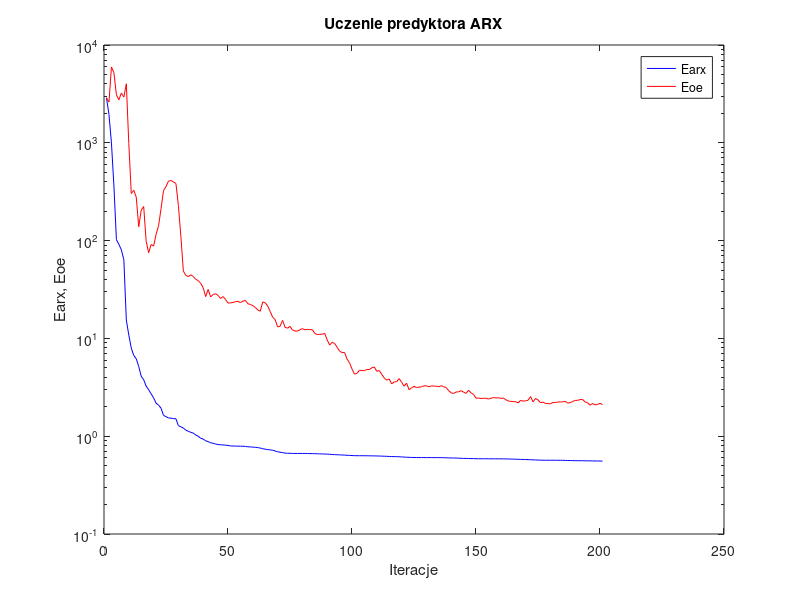
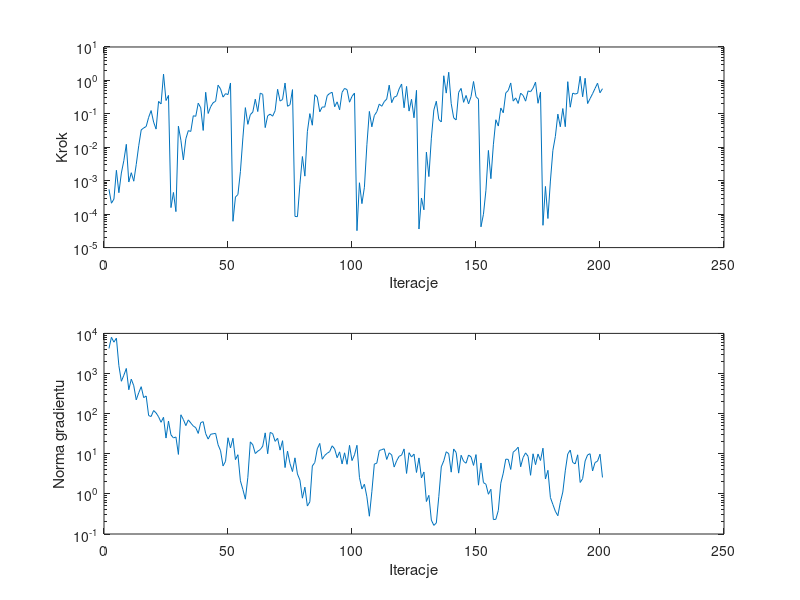

Recreate these plots in MATLAB, in order.
%uczenie predyktora arx
clear all;
n=0; farx(n+1)=2.893048e+003; foe(n+1)=2.878257e+003; wspucz(n+1)=0.000000e+000; ng(n+1)=0.000000e+000;
%odnowa zmiennej metryki
n=1; farx(n+1)=1.949200e+003; foe(n+1)=2.611685e+003; krok(n+1)=5.534736e-004; ng(n+1)=4.206565e+003;
n=2; farx(n+1)=9.967269e+002; foe(n+1)=5.964210e+003; krok(n+1)=2.125792e-004; ng(n+1)=7.995808e+003;
n=3; farx(n+1)=3.613768e+002; foe(n+1)=5.209266e+003; krok(n+1)=2.825558e-004; ng(n+1)=6.038132e+003;
n=4; farx(n+1)=1.023599e+002; foe(n+1)=3.094189e+003; krok(n+1)=2.050616e-003; ng(n+1)=7.611733e+003;
n=5; farx(n+1)=9.163602e+001; foe(n+1)=2.749734e+003; krok(n+1)=4.379918e-004; ng(n+1)=1.566238e+003;
n=6; farx(n+1)=8.040896e+001; foe(n+1)=3.232221e+003; krok(n+1)=1.700633e-003; ng(n+1)=6.412190e+002;
n=7; farx(n+1)=6.372826e+001; foe(n+1)=2.936685e+003; krok(n+1)=4.011567e-003; ng(n+1)=9.053803e+002;
n=8; farx(n+1)=1.540899e+001; foe(n+1)=4.012885e+003; krok(n+1)=1.226153e-002; ng(n+1)=1.337340e+003;
n=9; farx(n+1)=1.081576e+001; foe(n+1)=9.805641e+002; krok(n+1)=9.143281e-004; ng(n+1)=3.942857e+002;
n=10; farx(n+1)=7.954673e+000; foe(n+1)=3.027849e+002; krok(n+1)=1.736904e-003; ng(n+1)=7.254409e+002;
n=11; farx(n+1)=6.700857e+000; foe(n+1)=3.269614e+002; krok(n+1)=9.676040e-004; ng(n+1)=4.952850e+002;
n=12; farx(n+1)=6.195593e+000; foe(n+1)=2.781955e+002; krok(n+1)=3.065383e-003; ng(n+1)=2.204944e+002;
n=13; farx(n+1)=5.168786e+000; foe(n+1)=1.386095e+002; krok(n+1)=1.109636e-002; ng(n+1)=3.317350e+002;
n=14; farx(n+1)=4.106730e+000; foe(n+1)=2.046838e+002; krok(n+1)=3.300845e-002; ng(n+1)=4.695185e+002;
n=15; farx(n+1)=3.781770e+000; foe(n+1)=2.234259e+002; krok(n+1)=3.794480e-002; ng(n+1)=2.506023e+002;
n=16; farx(n+1)=3.251209e+000; foe(n+1)=9.849040e+001; krok(n+1)=4.171622e-002; ng(n+1)=2.758174e+002;
n=17; farx(n+1)=2.987644e+000; foe(n+1)=7.507745e+001; krok(n+1)=7.866273e-002; ng(n+1)=8.940098e+001;
n=18; farx(n+1)=2.715961e+000; foe(n+1)=9.134279e+001; krok(n+1)=1.254000e-001; ng(n+1)=8.485410e+001;
n=19; farx(n+1)=2.464649e+000; foe(n+1)=8.784862e+001; krok(n+1)=5.680644e-002; ng(n+1)=1.195781e+002;
n=20; farx(n+1)=2.174349e+000; foe(n+1)=1.159578e+002; krok(n+1)=3.497807e-002; ng(n+1)=1.042372e+002;
n=21; farx(n+1)=2.081340e+000; foe(n+1)=1.417726e+002; krok(n+1)=2.357265e-001; ng(n+1)=8.346024e+001;
n=22; farx(n+1)=1.930530e+000; foe(n+1)=2.122814e+002; krok(n+1)=1.981558e-001; ng(n+1)=6.087345e+001;
n=23; farx(n+1)=1.631948e+000; foe(n+1)=3.247253e+002; krok(n+1)=1.542748e+000; ng(n+1)=8.114002e+001;
n=24; farx(n+1)=1.584695e+000; foe(n+1)=3.565791e+002; krok(n+1)=2.502884e-001; ng(n+1)=2.461000e+001;
n=25; farx(n+1)=1.536787e+000; foe(n+1)=4.062477e+002; krok(n+1)=3.556863e-001; ng(n+1)=6.527699e+001;
%odnowa zmiennej metryki
n=26; farx(n+1)=1.529244e+000; foe(n+1)=4.112943e+002; krok(n+1)=1.568984e-004; ng(n+1)=2.962063e+001;
n=27; farx(n+1)=1.511382e+000; foe(n+1)=3.981657e+002; krok(n+1)=4.465528e-004; ng(n+1)=2.480761e+001;
n=28; farx(n+1)=1.507536e+000; foe(n+1)=3.837109e+002; krok(n+1)=1.191612e-004; ng(n+1)=2.621517e+001;
n=29; farx(n+1)=1.280827e+000; foe(n+1)=2.284825e+002; krok(n+1)=4.277073e-002; ng(n+1)=9.624344e+000;
n=30; farx(n+1)=1.246246e+000; foe(n+1)=1.097519e+002; krok(n+1)=1.626130e-002; ng(n+1)=9.364218e+001;
n=31; farx(n+1)=1.211944e+000; foe(n+1)=4.870932e+001; krok(n+1)=4.201739e-003; ng(n+1)=7.143597e+001;
n=32; farx(n+1)=1.154084e+000; foe(n+1)=4.417124e+001; krok(n+1)=1.799391e-002; ng(n+1)=5.024714e+001;
n=33; farx(n+1)=1.121664e+000; foe(n+1)=4.287527e+001; krok(n+1)=3.153338e-002; ng(n+1)=6.989243e+001;
n=34; farx(n+1)=1.096409e+000; foe(n+1)=4.474383e+001; krok(n+1)=2.977641e-002; ng(n+1)=5.825091e+001;
n=35; farx(n+1)=1.075314e+000; foe(n+1)=4.294969e+001; krok(n+1)=8.764941e-002; ng(n+1)=4.920019e+001;
n=36; farx(n+1)=1.029121e+000; foe(n+1)=4.017292e+001; krok(n+1)=8.452792e-002; ng(n+1)=4.463927e+001;
n=37; farx(n+1)=9.986104e-001; foe(n+1)=3.894114e+001; krok(n+1)=2.088018e-001; ng(n+1)=3.210819e+001;
n=38; farx(n+1)=9.525089e-001; foe(n+1)=3.661123e+001; krok(n+1)=1.520359e-001; ng(n+1)=5.965538e+001;
n=39; farx(n+1)=9.345871e-001; foe(n+1)=3.289198e+001; krok(n+1)=3.188384e-002; ng(n+1)=6.305077e+001;
n=40; farx(n+1)=8.974479e-001; foe(n+1)=2.675636e+001; krok(n+1)=4.419445e-001; ng(n+1)=3.169403e+001;
n=41; farx(n+1)=8.809081e-001; foe(n+1)=3.165023e+001; krok(n+1)=1.025515e-001; ng(n+1)=2.320604e+001;
n=42; farx(n+1)=8.567646e-001; foe(n+1)=2.653387e+001; krok(n+1)=1.630613e-001; ng(n+1)=3.060159e+001;
n=43; farx(n+1)=8.456453e-001; foe(n+1)=2.815270e+001; krok(n+1)=2.155114e-001; ng(n+1)=3.148156e+001;
n=44; farx(n+1)=8.313542e-001; foe(n+1)=2.862247e+001; krok(n+1)=2.370960e-001; ng(n+1)=3.222192e+001;
n=45; farx(n+1)=8.219821e-001; foe(n+1)=2.752232e+001; krok(n+1)=7.203499e-001; ng(n+1)=1.675305e+001;
n=46; farx(n+1)=8.164803e-001; foe(n+1)=2.558258e+001; krok(n+1)=5.558705e-001; ng(n+1)=1.188708e+001;
n=47; farx(n+1)=8.145823e-001; foe(n+1)=2.679188e+001; krok(n+1)=3.167854e-001; ng(n+1)=4.962971e+000;
n=48; farx(n+1)=8.096922e-001; foe(n+1)=2.502910e+001; krok(n+1)=4.020096e-001; ng(n+1)=6.485490e+000;
n=49; farx(n+1)=8.048710e-001; foe(n+1)=2.298294e+001; krok(n+1)=3.772555e-001; ng(n+1)=2.506477e+001;
n=50; farx(n+1)=7.954970e-001; foe(n+1)=2.304776e+001; krok(n+1)=8.377756e-001; ng(n+1)=1.398846e+001;
%odnowa zmiennej metryki
n=51; farx(n+1)=7.933219e-001; foe(n+1)=2.333544e+001; krok(n+1)=6.119948e-005; ng(n+1)=2.433828e+001;
n=52; farx(n+1)=7.925846e-001; foe(n+1)=2.372701e+001; krok(n+1)=3.250430e-004; ng(n+1)=7.150499e+000;
n=53; farx(n+1)=7.911312e-001; foe(n+1)=2.395851e+001; krok(n+1)=3.870864e-004; ng(n+1)=9.473736e+000;
n=54; farx(n+1)=7.907367e-001; foe(n+1)=2.322881e+001; krok(n+1)=1.870456e-003; ng(n+1)=2.116929e+000;
n=55; farx(n+1)=7.891505e-001; foe(n+1)=2.402563e+001; krok(n+1)=1.904592e-002; ng(n+1)=1.284681e+000;
n=56; farx(n+1)=7.865947e-001; foe(n+1)=2.447200e+001; krok(n+1)=1.534454e-001; ng(n+1)=7.379427e-001;
n=57; farx(n+1)=7.795623e-001; foe(n+1)=2.261162e+001; krok(n+1)=4.857442e-002; ng(n+1)=2.583394e+000;
n=58; farx(n+1)=7.772222e-001; foe(n+1)=2.221968e+001; krok(n+1)=9.464413e-002; ng(n+1)=1.978132e+001;
n=59; farx(n+1)=7.732756e-001; foe(n+1)=2.165087e+001; krok(n+1)=1.134226e-001; ng(n+1)=1.673870e+001;
n=60; farx(n+1)=7.698563e-001; foe(n+1)=2.072264e+001; krok(n+1)=2.745494e-001; ng(n+1)=1.012576e+001;
n=61; farx(n+1)=7.650041e-001; foe(n+1)=1.952237e+001; krok(n+1)=1.171506e-001; ng(n+1)=1.160739e+001;
n=62; farx(n+1)=7.564485e-001; foe(n+1)=1.897842e+001; krok(n+1)=4.164005e-001; ng(n+1)=1.271216e+001;
n=63; farx(n+1)=7.452405e-001; foe(n+1)=2.360037e+001; krok(n+1)=3.828623e-001; ng(n+1)=1.547948e+001;
n=64; farx(n+1)=7.365976e-001; foe(n+1)=2.310645e+001; krok(n+1)=3.879553e-002; ng(n+1)=3.316673e+001;
n=65; farx(n+1)=7.292868e-001; foe(n+1)=2.148526e+001; krok(n+1)=8.764941e-002; ng(n+1)=1.000250e+001;
n=66; farx(n+1)=7.247533e-001; foe(n+1)=1.886777e+001; krok(n+1)=9.809225e-002; ng(n+1)=3.401256e+001;
n=67; farx(n+1)=7.192053e-001; foe(n+1)=1.649404e+001; krok(n+1)=8.512166e-002; ng(n+1)=3.184087e+001;
n=68; farx(n+1)=7.057693e-001; foe(n+1)=1.560690e+001; krok(n+1)=1.245141e-001; ng(n+1)=2.036138e+001;
n=69; farx(n+1)=6.941569e-001; foe(n+1)=1.312292e+001; krok(n+1)=5.431439e-001; ng(n+1)=2.435270e+001;
n=70; farx(n+1)=6.848839e-001; foe(n+1)=1.330265e+001; krok(n+1)=2.409855e-001; ng(n+1)=1.232464e+001;
n=71; farx(n+1)=6.798584e-001; foe(n+1)=1.530152e+001; krok(n+1)=2.693452e-001; ng(n+1)=2.116395e+001;
n=72; farx(n+1)=6.714372e-001; foe(n+1)=1.297938e+001; krok(n+1)=8.352074e-001; ng(n+1)=4.523761e+000;
n=73; farx(n+1)=6.693054e-001; foe(n+1)=1.272806e+001; krok(n+1)=1.686145e-001; ng(n+1)=1.163605e+001;
n=74; farx(n+1)=6.680464e-001; foe(n+1)=1.325861e+001; krok(n+1)=1.871892e-001; ng(n+1)=5.711737e+000;
n=75; farx(n+1)=6.666389e-001; foe(n+1)=1.219085e+001; krok(n+1)=5.312625e-001; ng(n+1)=3.603124e+000;
%odnowa zmiennej metryki
n=76; farx(n+1)=6.663992e-001; foe(n+1)=1.189625e+001; krok(n+1)=8.559513e-005; ng(n+1)=7.910196e+000;
n=77; farx(n+1)=6.663556e-001; foe(n+1)=1.187697e+001; krok(n+1)=8.408970e-005; ng(n+1)=3.135698e+000;
n=78; farx(n+1)=6.661814e-001; foe(n+1)=1.225956e+001; krok(n+1)=7.843678e-004; ng(n+1)=2.203588e+000;
n=79; farx(n+1)=6.659921e-001; foe(n+1)=1.258747e+001; krok(n+1)=5.294040e-003; ng(n+1)=7.811359e-001;
n=80; farx(n+1)=6.658574e-001; foe(n+1)=1.224642e+001; krok(n+1)=1.371344e-003; ng(n+1)=1.471211e+000;
n=81; farx(n+1)=6.655105e-001; foe(n+1)=1.237828e+001; krok(n+1)=2.928765e-002; ng(n+1)=4.978032e-001;
n=82; farx(n+1)=6.640282e-001; foe(n+1)=1.227989e+001; krok(n+1)=1.016482e-001; ng(n+1)=6.341318e-001;
n=83; farx(n+1)=6.638199e-001; foe(n+1)=1.227635e+001; krok(n+1)=4.568872e-002; ng(n+1)=4.950474e+000;
n=84; farx(n+1)=6.627534e-001; foe(n+1)=1.125077e+001; krok(n+1)=3.735325e-001; ng(n+1)=6.050456e+000;
n=85; farx(n+1)=6.612208e-001; foe(n+1)=1.095409e+001; krok(n+1)=3.174639e-001; ng(n+1)=1.326773e+001;
n=86; farx(n+1)=6.597647e-001; foe(n+1)=1.100465e+001; krok(n+1)=1.150668e-001; ng(n+1)=1.809526e+001;
n=87; farx(n+1)=6.587405e-001; foe(n+1)=1.102928e+001; krok(n+1)=1.607119e-001; ng(n+1)=7.316213e+000;
n=88; farx(n+1)=6.579117e-001; foe(n+1)=1.126834e+001; krok(n+1)=1.591991e-001; ng(n+1)=9.084930e+000;
n=89; farx(n+1)=6.556987e-001; foe(n+1)=9.636737e+000; krok(n+1)=3.505976e-001; ng(n+1)=1.028545e+001;
n=90; farx(n+1)=6.530173e-001; foe(n+1)=8.551866e+000; krok(n+1)=4.089939e-001; ng(n+1)=1.131739e+001;
n=91; farx(n+1)=6.496229e-001; foe(n+1)=9.125760e+000; krok(n+1)=4.419445e-001; ng(n+1)=1.578668e+001;
n=92; farx(n+1)=6.481973e-001; foe(n+1)=8.867889e+000; krok(n+1)=1.630613e-001; ng(n+1)=1.317619e+001;
n=93; farx(n+1)=6.462015e-001; foe(n+1)=8.119365e+000; krok(n+1)=2.288809e-001; ng(n+1)=7.969986e+000;
n=94; farx(n+1)=6.442856e-001; foe(n+1)=7.405061e+000; krok(n+1)=1.320338e-001; ng(n+1)=1.115347e+001;
n=95; farx(n+1)=6.427732e-001; foe(n+1)=7.162067e+000; krok(n+1)=4.411592e-001; ng(n+1)=5.581040e+000;
n=96; farx(n+1)=6.408228e-001; foe(n+1)=7.184100e+000; krok(n+1)=5.763255e-001; ng(n+1)=1.056683e+001;
n=97; farx(n+1)=6.379268e-001; foe(n+1)=6.145670e+000; krok(n+1)=5.312625e-001; ng(n+1)=5.463913e+000;
n=98; farx(n+1)=6.365218e-001; foe(n+1)=5.634226e+000; krok(n+1)=2.230612e-001; ng(n+1)=1.619787e+001;
n=99; farx(n+1)=6.342550e-001; foe(n+1)=4.863260e+000; krok(n+1)=3.333343e-001; ng(n+1)=6.757882e+000;
n=100; farx(n+1)=6.324231e-001; foe(n+1)=4.316446e+000; krok(n+1)=4.187571e-001; ng(n+1)=9.404206e+000;
%odnowa zmiennej metryki
n=101; farx(n+1)=6.319157e-001; foe(n+1)=4.381117e+000; krok(n+1)=3.204087e-005; ng(n+1)=1.625231e+001;
n=102; farx(n+1)=6.315808e-001; foe(n+1)=4.725322e+000; krok(n+1)=8.695337e-004; ng(n+1)=2.578106e+000;
n=103; farx(n+1)=6.315613e-001; foe(n+1)=4.691723e+000; krok(n+1)=2.064885e-004; ng(n+1)=1.324017e+000;
n=104; farx(n+1)=6.314708e-001; foe(n+1)=4.674644e+000; krok(n+1)=6.369581e-004; ng(n+1)=1.741206e+000;
n=105; farx(n+1)=6.309707e-001; foe(n+1)=4.820317e+000; krok(n+1)=1.189399e-002; ng(n+1)=8.462433e-001;
n=106; farx(n+1)=6.305346e-001; foe(n+1)=4.803022e+000; krok(n+1)=1.181740e-001; ng(n+1)=2.775853e-001;
n=107; farx(n+1)=6.294437e-001; foe(n+1)=5.009458e+000; krok(n+1)=4.098731e-002; ng(n+1)=1.129990e+000;
n=108; farx(n+1)=6.291828e-001; foe(n+1)=5.096363e+000; krok(n+1)=8.892157e-002; ng(n+1)=5.536188e+000;
n=109; farx(n+1)=6.278680e-001; foe(n+1)=4.605334e+000; krok(n+1)=1.158784e-001; ng(n+1)=5.815373e+000;
n=110; farx(n+1)=6.272199e-001; foe(n+1)=4.696907e+000; krok(n+1)=1.961845e-001; ng(n+1)=1.202750e+001;
n=111; farx(n+1)=6.255165e-001; foe(n+1)=4.282001e+000; krok(n+1)=1.686145e-001; ng(n+1)=1.268672e+001;
n=112; farx(n+1)=6.240417e-001; foe(n+1)=3.941690e+000; krok(n+1)=2.320583e-001; ng(n+1)=1.329197e+001;
n=113; farx(n+1)=6.230142e-001; foe(n+1)=3.746918e+000; krok(n+1)=2.775080e-001; ng(n+1)=7.212133e+000;
n=114; farx(n+1)=6.208651e-001; foe(n+1)=3.847163e+000; krok(n+1)=7.215816e-001; ng(n+1)=1.054987e+001;
n=115; farx(n+1)=6.192939e-001; foe(n+1)=3.425960e+000; krok(n+1)=2.162376e-001; ng(n+1)=9.354508e+000;
n=116; farx(n+1)=6.184868e-001; foe(n+1)=3.589432e+000; krok(n+1)=3.160606e-001; ng(n+1)=4.661608e+000;
n=117; farx(n+1)=6.178954e-001; foe(n+1)=3.612377e+000; krok(n+1)=3.380830e-001; ng(n+1)=6.689047e+000;
n=118; farx(n+1)=6.167738e-001; foe(n+1)=3.882928e+000; krok(n+1)=5.571345e-001; ng(n+1)=8.635967e+000;
n=119; farx(n+1)=6.134910e-001; foe(n+1)=3.557089e+000; krok(n+1)=7.807902e-001; ng(n+1)=9.239774e+000;
n=120; farx(n+1)=6.120598e-001; foe(n+1)=3.250752e+000; krok(n+1)=1.522124e-001; ng(n+1)=1.321179e+001;
n=121; farx(n+1)=6.095400e-001; foe(n+1)=3.491170e+000; krok(n+1)=6.614848e-001; ng(n+1)=3.233268e+000;
n=122; farx(n+1)=6.077219e-001; foe(n+1)=2.988968e+000; krok(n+1)=1.209337e-001; ng(n+1)=1.062729e+001;
n=123; farx(n+1)=6.066985e-001; foe(n+1)=3.116072e+000; krok(n+1)=2.725288e-001; ng(n+1)=8.297384e+000;
n=124; farx(n+1)=6.058925e-001; foe(n+1)=3.236091e+000; krok(n+1)=7.626731e-002; ng(n+1)=9.824311e+000;
n=125; farx(n+1)=6.049285e-001; foe(n+1)=3.143832e+000; krok(n+1)=5.045340e-001; ng(n+1)=3.414799e+000;
%odnowa zmiennej metryki
n=126; farx(n+1)=6.047857e-001; foe(n+1)=3.174494e+000; krok(n+1)=3.592136e-005; ng(n+1)=7.880535e+000;
n=127; farx(n+1)=6.046736e-001; foe(n+1)=3.198185e+000; krok(n+1)=3.041417e-004; ng(n+1)=2.504650e+000;
n=128; farx(n+1)=6.045828e-001; foe(n+1)=3.273085e+000; krok(n+1)=1.348719e-004; ng(n+1)=3.510228e+000;
n=129; farx(n+1)=6.044333e-001; foe(n+1)=3.274762e+000; krok(n+1)=7.163682e-003; ng(n+1)=6.450983e-001;
n=130; farx(n+1)=6.043622e-001; foe(n+1)=3.197221e+000; krok(n+1)=1.330026e-003; ng(n+1)=9.187427e-001;
n=131; farx(n+1)=6.043134e-001; foe(n+1)=3.276201e+000; krok(n+1)=1.874931e-002; ng(n+1)=2.220427e-001;
n=132; farx(n+1)=6.041367e-001; foe(n+1)=3.255494e+000; krok(n+1)=1.300904e-001; ng(n+1)=1.640461e-001;
n=133; farx(n+1)=6.040195e-001; foe(n+1)=3.242212e+000; krok(n+1)=2.385171e-001; ng(n+1)=1.884114e-001;
n=134; farx(n+1)=6.037348e-001; foe(n+1)=3.205058e+000; krok(n+1)=6.778645e-002; ng(n+1)=8.533365e-001;
n=135; farx(n+1)=6.036278e-001; foe(n+1)=3.287665e+000; krok(n+1)=5.709755e-002; ng(n+1)=4.712250e+000;
n=136; farx(n+1)=6.026467e-001; foe(n+1)=3.205931e+000; krok(n+1)=1.377726e+000; ng(n+1)=6.668736e+000;
n=137; farx(n+1)=6.020449e-001; foe(n+1)=3.136809e+000; krok(n+1)=4.177026e-001; ng(n+1)=1.122335e+001;
n=138; farx(n+1)=5.998951e-001; foe(n+1)=2.917683e+000; krok(n+1)=1.754638e+000; ng(n+1)=1.004335e+001;
n=139; farx(n+1)=5.988963e-001; foe(n+1)=2.773186e+000; krok(n+1)=2.039901e-001; ng(n+1)=3.480870e+000;
n=140; farx(n+1)=5.985195e-001; foe(n+1)=2.737334e+000; krok(n+1)=7.588958e-002; ng(n+1)=1.318027e+001;
n=141; farx(n+1)=5.978869e-001; foe(n+1)=2.831293e+000; krok(n+1)=6.570688e-002; ng(n+1)=1.072390e+001;
n=142; farx(n+1)=5.958909e-001; foe(n+1)=2.841760e+000; krok(n+1)=4.385923e-001; ng(n+1)=3.290358e+000;
n=143; farx(n+1)=5.940756e-001; foe(n+1)=2.921453e+000; krok(n+1)=5.772243e-001; ng(n+1)=9.171748e+000;
n=144; farx(n+1)=5.934494e-001; foe(n+1)=2.817965e+000; krok(n+1)=2.214588e-001; ng(n+1)=6.470260e+000;
n=145; farx(n+1)=5.924319e-001; foe(n+1)=2.741526e+000; krok(n+1)=3.550835e-001; ng(n+1)=5.806485e+000;
n=146; farx(n+1)=5.915621e-001; foe(n+1)=2.949409e+000; krok(n+1)=1.981558e-001; ng(n+1)=9.299813e+000;
n=147; farx(n+1)=5.909839e-001; foe(n+1)=2.773896e+000; krok(n+1)=3.282103e-001; ng(n+1)=8.373046e+000;
n=148; farx(n+1)=5.897409e-001; foe(n+1)=2.672014e+000; krok(n+1)=9.282331e-001; ng(n+1)=5.124763e+000;
n=149; farx(n+1)=5.888686e-001; foe(n+1)=2.449354e+000; krok(n+1)=3.261226e-001; ng(n+1)=9.530313e+000;
n=150; farx(n+1)=5.881466e-001; foe(n+1)=2.452481e+000; krok(n+1)=2.745494e-001; ng(n+1)=1.647666e+000;
%odnowa zmiennej metryki
n=151; farx(n+1)=5.880603e-001; foe(n+1)=2.429286e+000; krok(n+1)=4.184295e-005; ng(n+1)=5.888972e+000;
n=152; farx(n+1)=5.880429e-001; foe(n+1)=2.436460e+000; krok(n+1)=9.921626e-005; ng(n+1)=1.911109e+000;
n=153; farx(n+1)=5.879751e-001; foe(n+1)=2.448584e+000; krok(n+1)=5.148205e-004; ng(n+1)=1.738750e+000;
n=154; farx(n+1)=5.875693e-001; foe(n+1)=2.398961e+000; krok(n+1)=8.053672e-003; ng(n+1)=9.790502e-001;
n=155; farx(n+1)=5.874715e-001; foe(n+1)=2.439314e+000; krok(n+1)=1.151653e-003; ng(n+1)=1.304456e+000;
n=156; farx(n+1)=5.874379e-001; foe(n+1)=2.485294e+000; krok(n+1)=1.189189e-002; ng(n+1)=2.289418e-001;
n=157; farx(n+1)=5.872672e-001; foe(n+1)=2.459788e+000; krok(n+1)=6.659479e-002; ng(n+1)=2.322939e-001;
n=158; farx(n+1)=5.870605e-001; foe(n+1)=2.475170e+000; krok(n+1)=4.312599e-002; ng(n+1)=3.869732e-001;
n=159; farx(n+1)=5.868855e-001; foe(n+1)=2.435508e+000; krok(n+1)=1.498842e-001; ng(n+1)=1.847511e+000;
n=160; farx(n+1)=5.864341e-001; foe(n+1)=2.456095e+000; krok(n+1)=1.076512e-001; ng(n+1)=3.293503e+000;
n=161; farx(n+1)=5.856773e-001; foe(n+1)=2.364578e+000; krok(n+1)=4.228884e-001; ng(n+1)=7.344273e+000;
n=162; farx(n+1)=5.850974e-001; foe(n+1)=2.289204e+000; krok(n+1)=4.995470e-001; ng(n+1)=7.234975e+000;
n=163; farx(n+1)=5.839227e-001; foe(n+1)=2.268461e+000; krok(n+1)=8.391318e-001; ng(n+1)=4.062831e+000;
n=164; farx(n+1)=5.829733e-001; foe(n+1)=2.260820e+000; krok(n+1)=2.405442e-001; ng(n+1)=1.096583e+001;
n=165; farx(n+1)=5.818278e-001; foe(n+1)=2.251226e+000; krok(n+1)=3.001130e-001; ng(n+1)=1.236315e+001;
n=166; farx(n+1)=5.807441e-001; foe(n+1)=2.193201e+000; krok(n+1)=2.048545e-001; ng(n+1)=1.460383e+001;
n=167; farx(n+1)=5.794768e-001; foe(n+1)=2.326781e+000; krok(n+1)=4.158012e-001; ng(n+1)=4.741667e+000;
n=168; farx(n+1)=5.780373e-001; foe(n+1)=2.281283e+000; krok(n+1)=3.550835e-001; ng(n+1)=8.081827e+000;
n=169; farx(n+1)=5.771633e-001; foe(n+1)=2.299750e+000; krok(n+1)=2.398974e-001; ng(n+1)=1.052640e+001;
n=170; farx(n+1)=5.761012e-001; foe(n+1)=2.332939e+000; krok(n+1)=4.854776e-001; ng(n+1)=8.608235e+000;
n=171; farx(n+1)=5.749414e-001; foe(n+1)=2.541491e+000; krok(n+1)=4.590250e-001; ng(n+1)=2.907187e+000;
n=172; farx(n+1)=5.730717e-001; foe(n+1)=2.245745e+000; krok(n+1)=5.861088e-001; ng(n+1)=9.982310e+000;
n=173; farx(n+1)=5.715113e-001; foe(n+1)=2.431032e+000; krok(n+1)=8.892951e-001; ng(n+1)=5.348473e+000;
n=174; farx(n+1)=5.703396e-001; foe(n+1)=2.352806e+000; krok(n+1)=2.073757e-001; ng(n+1)=9.860946e+000;
n=175; farx(n+1)=5.687480e-001; foe(n+1)=2.200219e+000; krok(n+1)=4.467816e-001; ng(n+1)=6.802533e+000;
%odnowa zmiennej metryki
n=176; farx(n+1)=5.682163e-001; foe(n+1)=2.231187e+000; krok(n+1)=4.645269e-005; ng(n+1)=1.375990e+001;
n=177; farx(n+1)=5.679651e-001; foe(n+1)=2.164753e+000; krok(n+1)=6.752731e-004; ng(n+1)=2.349247e+000;
n=178; farx(n+1)=5.679152e-001; foe(n+1)=2.155479e+000; krok(n+1)=7.411092e-005; ng(n+1)=3.868163e+000;
n=179; farx(n+1)=5.678828e-001; foe(n+1)=2.146478e+000; krok(n+1)=9.780005e-004; ng(n+1)=8.120352e-001;
n=180; farx(n+1)=5.677311e-001; foe(n+1)=2.214858e+000; krok(n+1)=8.108299e-003; ng(n+1)=5.440718e-001;
n=181; farx(n+1)=5.675713e-001; foe(n+1)=2.210830e+000; krok(n+1)=2.107682e-002; ng(n+1)=3.681894e-001;
n=182; farx(n+1)=5.671971e-001; foe(n+1)=2.238563e+000; krok(n+1)=9.809225e-002; ng(n+1)=2.850721e-001;
n=183; farx(n+1)=5.669889e-001; foe(n+1)=2.237468e+000; krok(n+1)=4.109961e-002; ng(n+1)=6.130572e-001;
n=184; farx(n+1)=5.665836e-001; foe(n+1)=2.247752e+000; krok(n+1)=1.442609e-001; ng(n+1)=1.109117e+000;
n=185; farx(n+1)=5.659956e-001; foe(n+1)=2.274031e+000; krok(n+1)=4.130221e-002; ng(n+1)=3.753999e+000;
n=186; farx(n+1)=5.641792e-001; foe(n+1)=2.178648e+000; krok(n+1)=9.168184e-001; ng(n+1)=9.878721e+000;
n=187; farx(n+1)=5.636066e-001; foe(n+1)=2.204242e+000; krok(n+1)=1.580662e-001; ng(n+1)=1.235990e+001;
n=188; farx(n+1)=5.629614e-001; foe(n+1)=2.267463e+000; krok(n+1)=4.170617e-001; ng(n+1)=6.075652e+000;
n=189; farx(n+1)=5.625782e-001; foe(n+1)=2.324371e+000; krok(n+1)=3.903951e-001; ng(n+1)=5.594317e+000;
n=190; farx(n+1)=5.621334e-001; foe(n+1)=2.325547e+000; krok(n+1)=4.147513e-001; ng(n+1)=9.413600e+000;
n=191; farx(n+1)=5.616425e-001; foe(n+1)=2.369811e+000; krok(n+1)=1.330664e+000; ng(n+1)=1.925318e+000;
n=192; farx(n+1)=5.613935e-001; foe(n+1)=2.373172e+000; krok(n+1)=3.240219e-001; ng(n+1)=2.398767e+000;
n=193; farx(n+1)=5.604427e-001; foe(n+1)=2.238407e+000; krok(n+1)=1.163909e+000; ng(n+1)=6.600155e+000;
n=194; farx(n+1)=5.600830e-001; foe(n+1)=2.199304e+000; krok(n+1)=2.032965e-001; ng(n+1)=9.364642e+000;
n=195; farx(n+1)=5.594501e-001; foe(n+1)=2.076021e+000; krok(n+1)=2.863617e-001; ng(n+1)=1.002155e+001;
n=196; farx(n+1)=5.590324e-001; foe(n+1)=2.159850e+000; krok(n+1)=4.003122e-001; ng(n+1)=3.720383e+000;
n=197; farx(n+1)=5.584444e-001; foe(n+1)=2.092087e+000; krok(n+1)=5.758050e-001; ng(n+1)=6.044772e+000;
n=198; farx(n+1)=5.579038e-001; foe(n+1)=2.111395e+000; krok(n+1)=8.256204e-001; ng(n+1)=6.529902e+000;
n=199; farx(n+1)=5.572421e-001; foe(n+1)=2.166874e+000; krok(n+1)=4.275969e-001; ng(n+1)=9.758894e+000;
n=200; farx(n+1)=5.565087e-001; foe(n+1)=2.109048e+000; krok(n+1)=5.657309e-001; ng(n+1)=2.567800e+000;

figure; semilogy(farx,'b'); hold on; semilogy(foe,'r'); xlabel('Iteracje'); ylabel('Earx, Eoe'); legend('Earx','Eoe'); title('Uczenie predyktora ARX');
figure; subplot(2,1,1); semilogy(krok); xlabel('Iteracje'); ylabel('Krok');
subplot(2,1,2); semilogy(ng); xlabel('Iteracje'); ylabel('Norma gradientu');
Earx=farx(n+1)
Eoe=foe(n+1)
